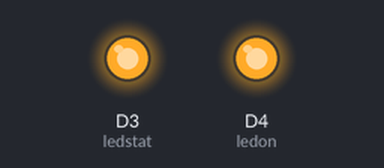
This sketch was run on a simulated ESP8266 (NodeMCU). Shown: output pins drawn as LEDs (lit = HIGH). WiFi joins after 1.5 s; servers stay silent unless stated; what the sketch prints to the serial monitor is not drawn.

Above: at 2.8 s.
At 4.4 s:
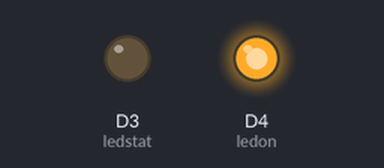
Timing chart, 0 to 5.7 s (numbered marks = the images above):
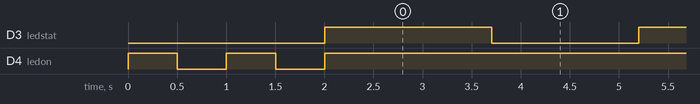

The sketch:

fetch_data.ino
```cpp
#include <ESP8266HTTPClient.h>
#include <ESP8266WiFi.h>
#include <SoftwareSerial.h>
SoftwareSerial s(D6,D5); //RX TX
int ledon = 2; //pin D4
int ledstat = 0; //pin D3
const char* ssid = "wifi";
const char* password = "12345678";
String status="-94.07X634.41X87X124";
void setup () {
  Serial.begin(115200);
  s.begin(115200);
  pinMode(ledon,OUTPUT);
  pinMode(ledstat,OUTPUT);
        digitalWrite(ledstat,LOW);
  WiFi.begin(ssid, password);
  Serial.print("Connecting..");
  while (WiFi.status() != WL_CONNECTED) {
    digitalWrite(ledon,HIGH);
    delay(500);
    digitalWrite(ledon,LOW);
    delay(500);
    Serial.print("..");
  }
      digitalWrite(ledon,HIGH);
}

String getValue(String data,char separator,int index){
  int found = 0;
  int strIndex[] ={0,0};
  int maxIndex = data.length()-1;
  for (int i=0; i<=maxIndex && found<=index;i++){
    if(data.charAt(i)==separator || i==maxIndex){
    found++;
    strIndex[0] = strIndex[1]+1;
    strIndex[1] = (i == maxIndex) ? i+1 :1;
    }
  }
  String ketemu = found>index ? data.substring (strIndex[0],strIndex[1]) : "";
  return ketemu;
 }
void loop() {

if (WiFi.status() == WL_CONNECTED){
  HTTPClient http;
  http.begin(String("")+"http://192.168.137.1/websolar/api/getsetpoint/" + status+"X2");
  Serial.println(String("")+"http://192.168.137.1/websolar/api/getsetpoint/" + status+"X2");
  digitalWrite(ledstat,HIGH);
  int httpCode = http.GET();
  if (httpCode > 0){
    status = http.getString();
    Serial.println(status);
s.println(status);
    }
  http.end();
  }else{
    Serial.println("delay");
    }
    delay(1500);
    digitalWrite(ledstat,LOW);
     delay(1500);

}
```

Measured:
- by itself, D3 (ledstat): alternates HIGH for 1.7 s and LOW for 1.5 s
